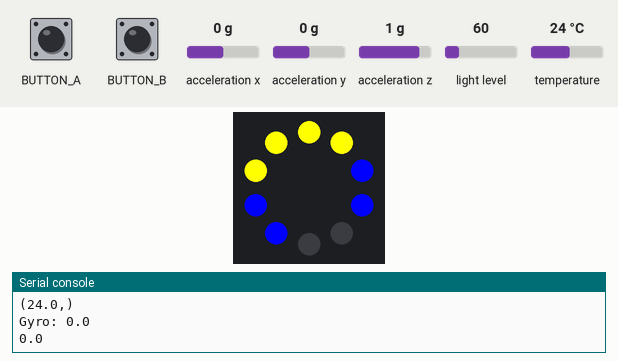
This program was run on a simulated Circuit Playground running CircuitPython. Shown: the board's ring of 10 RGB LEDs (number 0 left of the top, counting anticlockwise), the last lines printed to the serial console. Inputs (shaded band) come from the test bench; at power-on: acceleration y 0 g, light level 60, temperature 24 °C, acceleration x 0 g, acceleration z 1 g.

Above: at 1.2 s.
1.3 s: acceleration y set to -1.4 g
At 2.6 s:
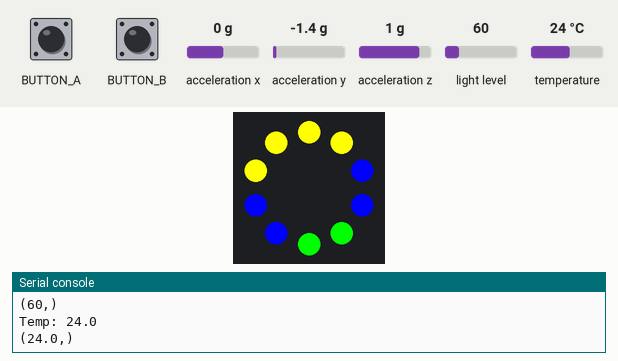
2.9 s: light level set to 52
4.4 s: light level set to 44
At 5.8 s:
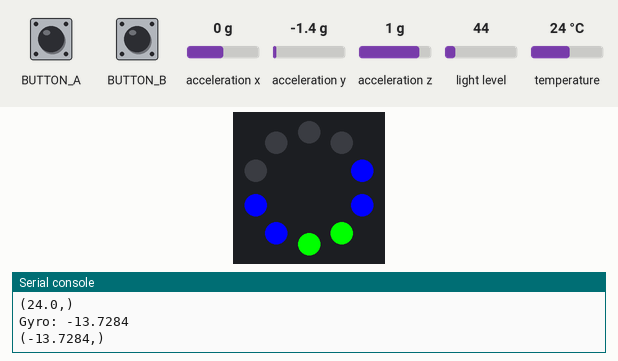
6.1 s: temperature set to 27.6 °C
7.6 s: temperature set to 28.5 °C
At 9.0 s:
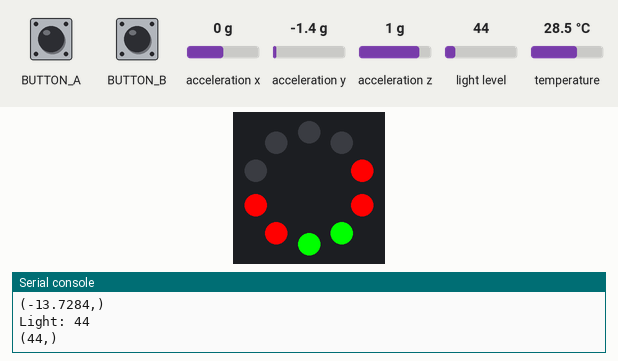
9.3 s: acceleration y set to 0 g
At 10.8 s:
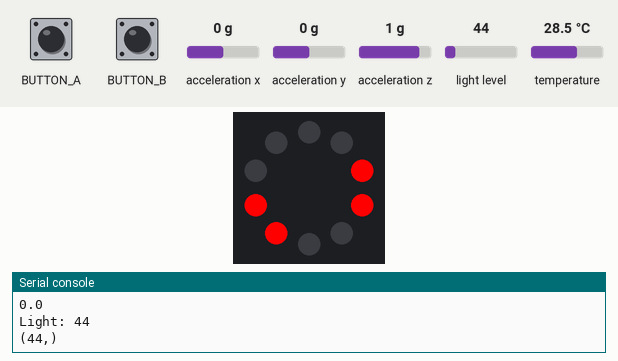
Timing chart, 0 to 11.9 s (numbered marks = the images above; inputs shaded):
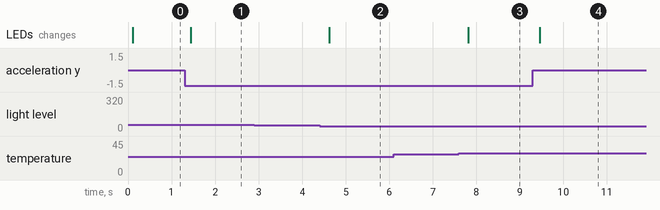

Measured:
- the behaviour switches between 50 and 49 on light level (found by bisection; images 1 and 2)
- the behaviour switches between 27.9 and 28 °C on temperature (found by bisection; images 2 and 3)
- after the input at 1.3 s, the LEDs: change after 0.14 s (image 1)
- after the input at 4.4 s, the LEDs: change after 0.23 s (image 2)
- after the input at 7.6 s, the LEDs: change after 0.22 s (image 3)
- after the input at 9.3 s, the LEDs: change after 0.16 s (image 4)

The program:

Main.py
```python
# Write your code here :-)
import time
import audiobusio
from adafruit_circuitplayground import cp

def buttons():
    if cp.button_b:
        cp.play_tone(500, 0.1)
    if cp.button_a:
        cp.play_tone(100, 0.1)

def Fiyah():
    if cp.temperature >= 28:
        cp.pixels[2] = (255, 0, 0)
        cp.pixels[3] = (255, 0, 0)
        cp.pixels[6] = (255, 0, 0)
        cp.pixels[7] = (255, 0, 0)
        print("Temp:", cp.temperature)
        print((cp.temperature,))
        time.sleep(0.1)

    elif cp.temperature < 28:
        cp.pixels[2] = (0, 0, 255)
        cp.pixels[3] = (0, 0, 255)
        cp.pixels[6] = (0, 0, 255)
        cp.pixels[7] = (0, 0, 255)
        print("Temp:", cp.temperature)
        print((cp.temperature,))
        time.sleep(0.1)

def BRIGHT():
    if cp.light >= 50:
        cp.pixels[0] = (255, 255, 0)
        cp.pixels[1] = (255, 255, 0)
        cp.pixels[8] = (255, 255, 0)
        cp.pixels[9] = (255, 255, 0)
        print("Light:", cp.light)
        print((cp.light,))
        time.sleep(0.1)

    elif cp.light < 50:
        cp.pixels[0] = (0, 0, 0)
        cp.pixels[1] = (0, 0, 0)
        cp.pixels[8] = (0, 0, 0)
        cp.pixels[9] = (0, 0, 0)
        print("Light:", cp.light)
        print((cp.light,))
        time.sleep(0.1)

def MoVE():
    x, y, z = cp.acceleration
    if y < -0.5 or y > 0.5:
        cp.pixels[4] = (0, 255, 0)
        cp.pixels[5] = (0, 255, 0)
        print("Gyro:", y)
        print((y,))
        time.sleep(0.1)
    elif y > -0.5 or y < 0.5:
        cp.pixels[4] = (0, 0, 0)
        cp.pixels[5] = (0, 0, 0)
        print("Gyro:", y)
        print((y))
        time.sleep(0.1)

while True:
    buttons()
    BRIGHT()
    Fiyah()
    MoVE()
```
